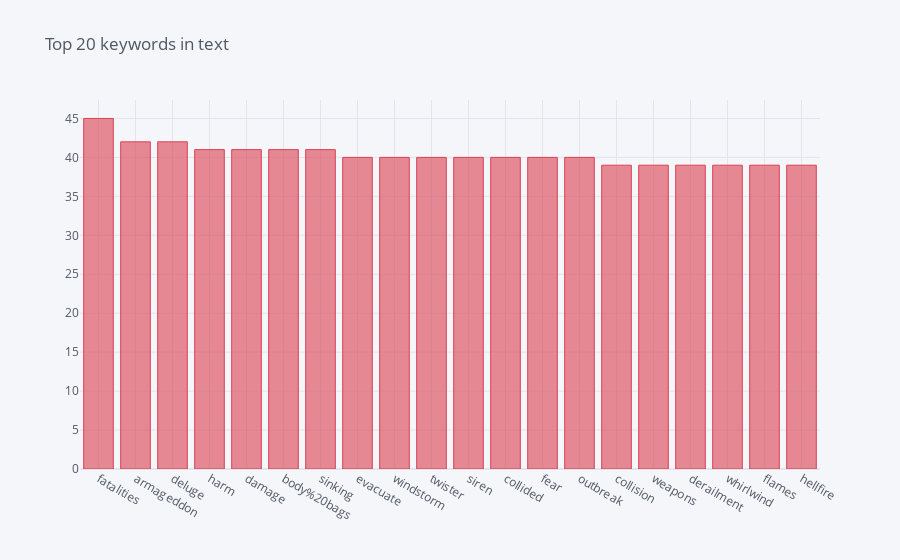

Source (notebook cell):
### Code cell
print(f"There are {train_df.keyword.nunique()} in the train set") # Total number of unique keywords

train_df.keyword.value_counts()[:20].iplot(kind='bar', title='Top 20 keywords in text', color='red')

### Figure 1 — Plotly figure (JSON) as saved in the notebook; plotly's stock layout.template omitted (floating-point values rounded to 4 significant figures)
{"data": [{"marker": {"color": "rgba(219, 64, 82, 0.6)", "line": {"color": "rgba(219, 64, 82, 1.0)", "width": 1}}, "name": "keyword", "orientation": "v", "text": "", "type": "bar", "x": ["fatalities", "armageddon", "deluge", "harm", "damage", "body%20bags", "sinking", "evacuate", "windstorm", "twister", "siren", "collided", "fear", "outbreak", "collision", "weapons", "derailment", "whirlwind", "flames", "hellfire"], "y": [45, 42, 42, 41, 41, 41, 41, 40, 40, 40, 40, 40, 40, 40, 39, 39, 39, 39, 39, 39]}], "layout": {"legend": {"bgcolor": "#F5F6F9", "font": {"color": "#4D5663"}}, "paper_bgcolor": "#F5F6F9", "plot_bgcolor": "#F5F6F9", "title": {"font": {"color": "#4D5663"}, "text": "Top 20 keywords in text"}, "xaxis": {"gridcolor": "#E1E5ED", "showgrid": true, "tickfont": {"color": "#4D5663"}, "title": {"font": {"color": "#4D5663"}, "text": ""}, "zerolinecolor": "#E1E5ED"}, "yaxis": {"gridcolor": "#E1E5ED", "showgrid": true, "tickfont": {"color": "#4D5663"}, "title": {"font": {"color": "#4D5663"}, "text": ""}, "zerolinecolor": "#E1E5ED"}}}
